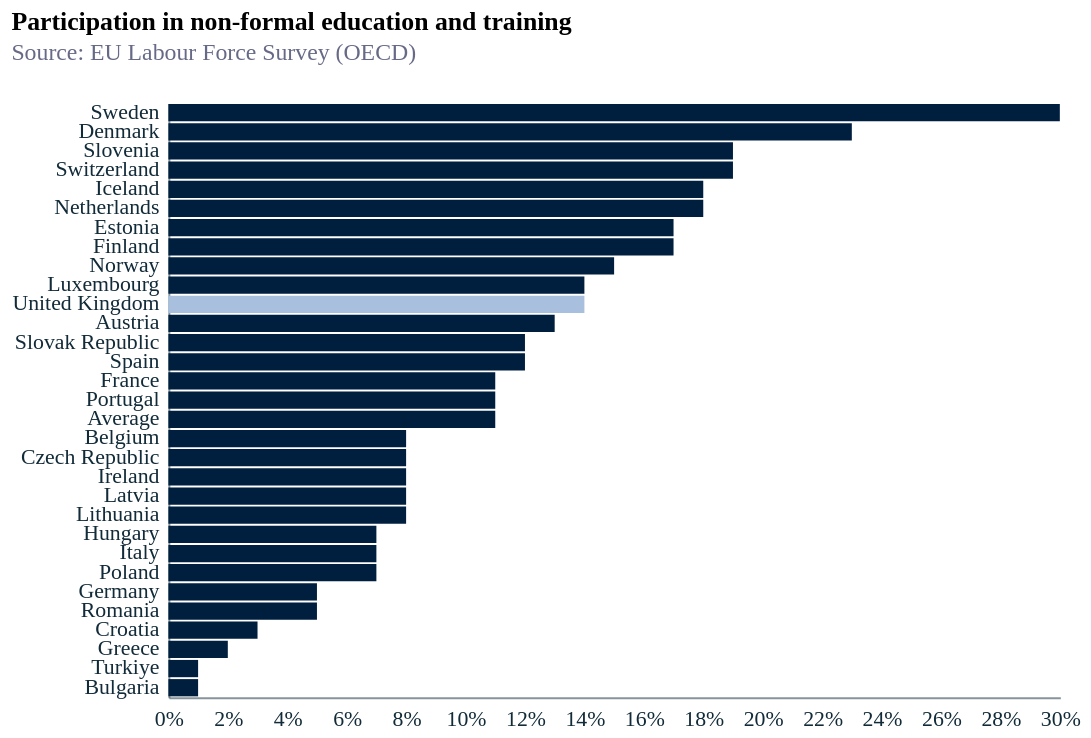

Write a Vega-Lite specification for this figure.
### Vega-Lite specification from a JSON file in a GitHub repository (floating-point values rounded to 4 significant figures)
{"config": {"font": "Circular Std", "mark": {"line": {"interpolate": "linear"}}, "view": {"stroke": "transparent", "width": 400, "height": 300}, "range": {"category": ["#179fdb", "#e6224b", "#f4c245", "#122b39", "#eb5c2e", "#36b7b4"], "diverging": ["#E6224B", "#E54753", "#C9C9C9", "#179FDB", "#122B39"], "heatmap": ["#C9C9C9", "#179FDB", "#0063AF", "#122B39"], "ordinal": ["#00A767", "#36B7B4", "#179FDB", "#0063AF", "#243B5A"]}, "axisX": {"labelColor": "#122b39", "tickColor": "#122b39", "domainColor": "#122b39", "domainOpacity": 0.5, "gridOpacity": 0, "labelFont": "Circular Std", "labelAngle": 0, "labelAlign": "center", "labelFontSize": 11, "labelPadding": 5, "tickCount": 10, "tickSize": 0, "title": ""}, "axisY": {"labelColor": "#122b39", "labelFont": "Circular Std", "tickColor": "#122b39", "domainColor": "#122b39", "gridColor": "#122b39", "gridDash": [1, 5], "gridOpacity": 0.5, "labelPadding": 5, "labelFontSize": 11, "domainOpacity": 0.5, "tickSize": 0, "title": null, "titleAlign": "left", "titleAngle": 0, "titleBaseline": "bottom", "titleColor": "#122b39", "titleOpacity": 0.9, "titleX": 0, "titleY": -7}}, "data": {"name": "data-a3bb42ca26db28671b451574887164e6"}, "mark": {"type": "bar", "width": 20}, "encoding": {"color": {"condition": {"test": "(datum.Country === 'United Kingdom')", "value": "#A8C0DE"}, "value": "#001f3f"}, "tooltip": [{"field": "Country", "type": "nominal"}, {"field": "participation", "type": "quantitative"}], "x": {"axis": {"labelExpr": "format(datum.value,',') + '%'"}, "field": "participation", "title": "", "type": "quantitative"}, "y": {"field": "Country", "sort": "-x", "title": "", "type": "nominal"}}, "height": 300, "title": {"text": "Participation in non-formal education and training", "anchor": "start", "subtitle": ["Source: EU Labour Force Survey (OECD)", ""], "subtitleColor": "#676A86"}, "width": 450, "$schema": "https://vega.github.io/schema/vega-lite/v5.17.0.json", "datasets": {"data-a3bb42ca26db28671b451574887164e6": [{"Country": "Austria", "participation": 13}, {"Country": "Belgium", "participation": 8}, {"Country": "Czech Republic", "participation": 8}, {"Country": "Denmark", "participation": 23}, {"Country": "Estonia", "participation": 17}, {"Country": "Finland", "participation": 17}, {"Country": "France", "participation": 11}, {"Country": "Germany", "participation": 5}, {"Country": "Greece", "participation": 2}, {"Country": "Hungary", "participation": 7}, {"Country": "Iceland", "participation": 18}, {"Country": "Ireland", "participation": 8}, {"Country": "Italy", "participation": 7}, {"Country": "Latvia", "participation": 8}, {"Country": "Lithuania", "participation": 8}, {"Country": "Luxembourg", "participation": 14}, {"Country": "Netherlands", "participation": 18}, {"Country": "Norway", "participation": 15}, {"Country": "Poland", "participation": 7}, {"Country": "Portugal", "participation": 11}, {"Country": "Slovak Republic", "participation": 12}, {"Country": "Slovenia", "participation": 19}, {"Country": "Spain", "participation": 12}, {"Country": "Sweden", "participation": 30}, {"Country": "Switzerland", "participation": 19}, {"Country": "Turkiye", "participation": 1}, {"Country": "United Kingdom", "participation": 14}, {"Country": "Bulgaria", "participation": 1}, {"Country": "Croatia", "participation": 3}, {"Country": "Romania", "participation": 5}, {"Country": "Average", "participation": 11}]}}
